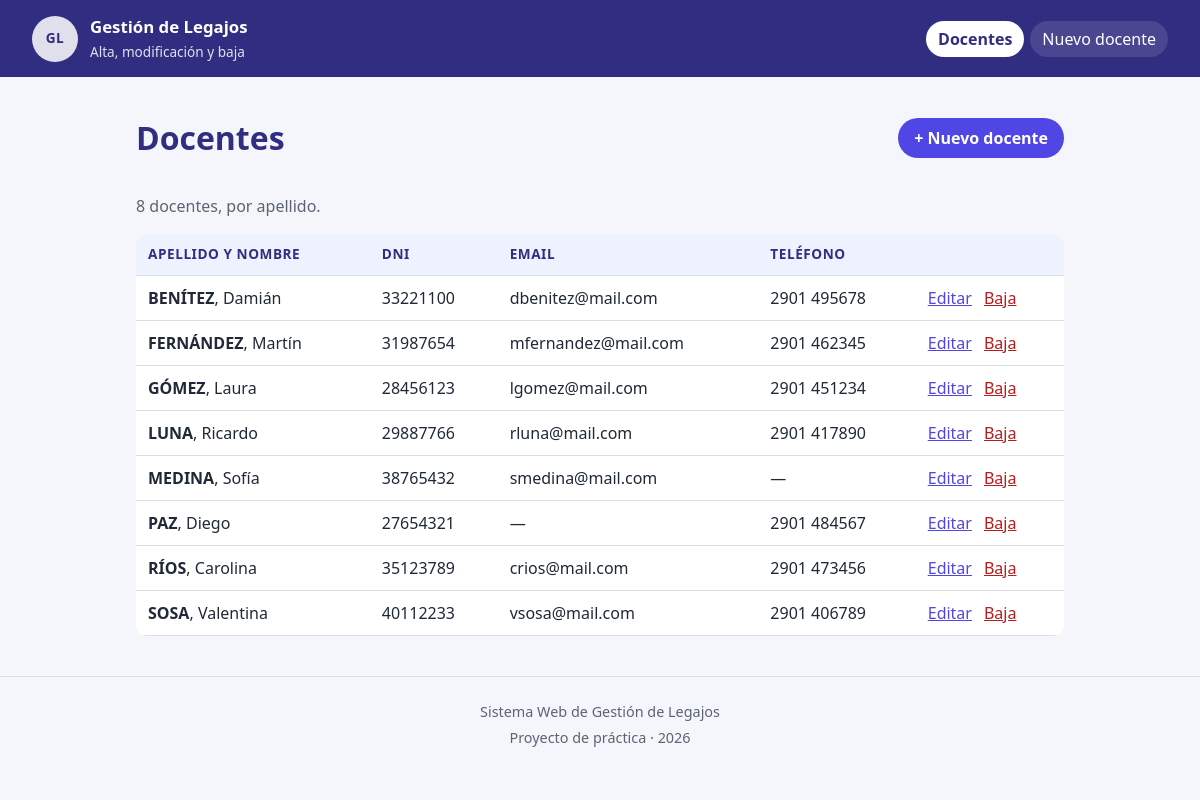
The page / on the database its author committed.
### tables this page shows
CREATE TABLE docentes (
  id        INT UNSIGNED NOT NULL AUTO_INCREMENT,
  dni       VARCHAR(10)  NOT NULL,                         
  apellido  VARCHAR(60)  NOT NULL,
  nombre    VARCHAR(60)  NOT NULL,
  email     VARCHAR(120) NULL,                             
  telefono  VARCHAR(20)  NULL,
  PRIMARY KEY (id),
  UNIQUE KEY uq_docentes_dni (dni)                         
);

### funciones.php (called while the page is built, shortened)
<?php
function e(?string $texto): string
{
    return htmlspecialchars($texto ?? '', ENT_QUOTES, 'UTF-8');
}
function es_actual(string $archivo): string
{
    return basename($_SERVER['SCRIPT_NAME']) === $archivo ? ' aria-current="page"' : '';
}

### index.php (the view, shortened to what this page needs)
<?php
require __DIR__ . '/funciones.php';
$pdo = conectar();
$sql = 'SELECT id, dni, apellido, nombre, email, telefono
        FROM docentes
        ORDER BY apellido, nombre';
$docentes = $pdo->query($sql)->fetchAll();
require __DIR__ . '/includes/header.php';
?>
<div class="titular">
    <h1>Docentes</h1>
    <a class="boton" href="alta.php">+ Nuevo docente</a>
</div>
<?php if (count($docentes) === 0): ?>
    <p class="tarjeta">Todavía no hay docentes cargados.</p>
<?php else: ?>
    <p class="bajada"><?= count($docentes) ?> docentes, por apellido.</p>
    <div class="tabla-scroll">
        <table class="tabla">
            <thead>
                <tr>
                    <th scope="col">Apellido y nombre</th>
                    <th scope="col">DNI</th>
                    <th scope="col">Email</th>
                    <th scope="col">Teléfono</th>
                    <th scope="col"><span class="sr-only">Acciones</span></th>
                </tr>
            </thead>
            <tbody>
            <?php foreach ($docentes as $d): ?>
                <tr>
                    <td><strong><?= e(mb_strtoupper($d['apellido'])) ?></strong>, <?= e($d['nombre']) ?></td>
                    <td><?= e($d['dni']) ?></td>
                    <td><?= e($d['email'] ?? '—') ?></td>
                    <td><?= e($d['telefono'] ?? '—') ?></td>
                    <td class="acciones">
                        <a href="editar.php?id=<?= $d['id'] ?>">Editar</a>
                        <a class="peligro" href="baja.php?id=<?= $d['id'] ?>">Baja</a>
                    </td>
                </tr>
            <?php endforeach; ?>
            </tbody>
        </table>
    </div>
<?php endif; ?>
<?php require __DIR__ . '/includes/footer.php'; ?>

### includes/header.php (shortened to what this page needs)
<!DOCTYPE html>
<html lang="es-AR">
<head>
    <link rel="stylesheet" href="css/styles.css">
</head>
<body>
<header class="cabecera">
    <div class="cabecera__marca">
        <span class="cabecera__sigla" aria-hidden="true">GL</span>
        <div>
            <strong>Gestión de Legajos</strong>
            <span>Alta, modificación y baja</span>
        </div>
    </div>
    <nav class="menu" aria-label="Menú principal">
        <a href="index.php"<?= es_actual('index.php') ?>>Docentes</a>
        <a href="alta.php"<?= es_actual('alta.php') ?>>Nuevo docente</a>
    </nav>
</header>
<main class="contenido">

### includes/footer.php (shortened to what this page needs)
</main>
<footer class="pie">
    <p>Sistema Web de Gestión de Legajos</p>
    <p>Proyecto de práctica · <?= date('Y') ?></p>
</footer>
</body>
</html>

### css/styles.css (style rules this page uses)
:root { --indigo: #312E81; --indigo-claro: #EEF2FF; --acento: #4F46E5; --ok: #15803D; --ok-claro: #DCFCE7; --error: #B91C1C; --error-claro: #FEE2E2; --texto: #1F2937; --gris: #5B6472; --linea: #D9DEE7; --fondo: #F4F6FB; --blanco: #FFFFFF; --radio: 10px; }
*, *::before, *::after { box-sizing: border-box; }
body { margin: 0; font-family: system-ui, "Segoe UI", Roboto, sans-serif; line-height: 1.5; color: var(--texto); background: var(--fondo); }
a { color: var(--acento); }
h1, h2 { color: var(--indigo); line-height: 1.2; }
.cabecera { background: var(--indigo); color: var(--blanco); padding: 12px 16px; }
.cabecera__marca { display: flex; align-items: center; gap: 12px; }
.cabecera__sigla { display: grid; place-items: center; width: 46px; height: 46px; border-radius: 50%; background: var(--blanco); color: var(--indigo); font-weight: 800; letter-spacing: .04em; }
.cabecera__marca strong { display: block; font-size: 1.05rem; }
.cabecera__marca span { font-size: .85rem; opacity: .85; }
.menu { display: flex; flex-wrap: wrap; gap: 6px; margin-top: 12px; }
.menu a { color: var(--blanco); text-decoration: none; padding: 6px 12px; border-radius: 999px; background: rgba(255, 255, 255, .12); }
.menu a[aria-current="page"] { background: var(--blanco); color: var(--indigo); font-weight: 700; }
.contenido { max-width: 960px; margin: 0 auto; padding: 20px 16px 40px; }
.titular { display: flex; flex-wrap: wrap; align-items: center; justify-content: space-between; gap: 10px; }
.bajada { color: var(--gris); }
.boton { display: inline-block; border: 0; cursor: pointer; background: var(--acento); color: var(--blanco); text-decoration: none; font: inherit; font-weight: 700; padding: 8px 16px; border-radius: 999px; }
.tabla-scroll { overflow-x: auto; }
.tabla { width: 100%; border-collapse: collapse; background: var(--blanco); border-radius: var(--radio); overflow: hidden; }
.tabla th, .tabla td { padding: 10px 12px; text-align: left; border-bottom: 1px solid var(--linea); white-space: nowrap; }
.tabla thead th { background: var(--indigo-claro); color: var(--indigo); font-size: .85rem; text-transform: uppercase; letter-spacing: .04em; }
.acciones { display: flex; gap: 12px; }
.peligro { color: var(--error); }
.pie { text-align: center; color: var(--gris); font-size: .9rem; padding: 20px 16px; border-top: 1px solid var(--linea); }
.pie p { margin: 4px 0; }
@media (min-width: 760px) { .cabecera { display: flex; justify-content: space-between; align-items: center; padding: 14px 32px; } }
@media (min-width: 760px) { .menu { margin-top: 0; } }

### rows shown on the page
docentes: apellido "BENÍTEZ", nombre "Damián", dni "33221100", email "dbenitez@mail.com", telefono "2901 495678"
docentes: apellido "FERNÁNDEZ", nombre "Martín", dni "31987654", email "mfernandez@mail.com", telefono "2901 462345"
docentes: apellido "GÓMEZ", nombre "Laura", dni "28456123", email "lgomez@mail.com", telefono "2901 451234"
docentes: apellido "LUNA", nombre "Ricardo", dni "29887766", email "rluna@mail.com", telefono "2901 417890"
docentes: apellido "MEDINA", nombre "Sofía", dni "38765432", email "smedina@mail.com", telefono "—"
docentes: apellido "PAZ", nombre "Diego", dni "27654321", email "—", telefono "2901 484567"
docentes: apellido "RÍOS", nombre "Carolina", dni "35123789", email "crios@mail.com", telefono "2901 473456"
docentes: apellido "SOSA", nombre "Valentina", dni "40112233", email "vsosa@mail.com", telefono "2901 406789"

### other values the page prints
count($docentes) "8"
